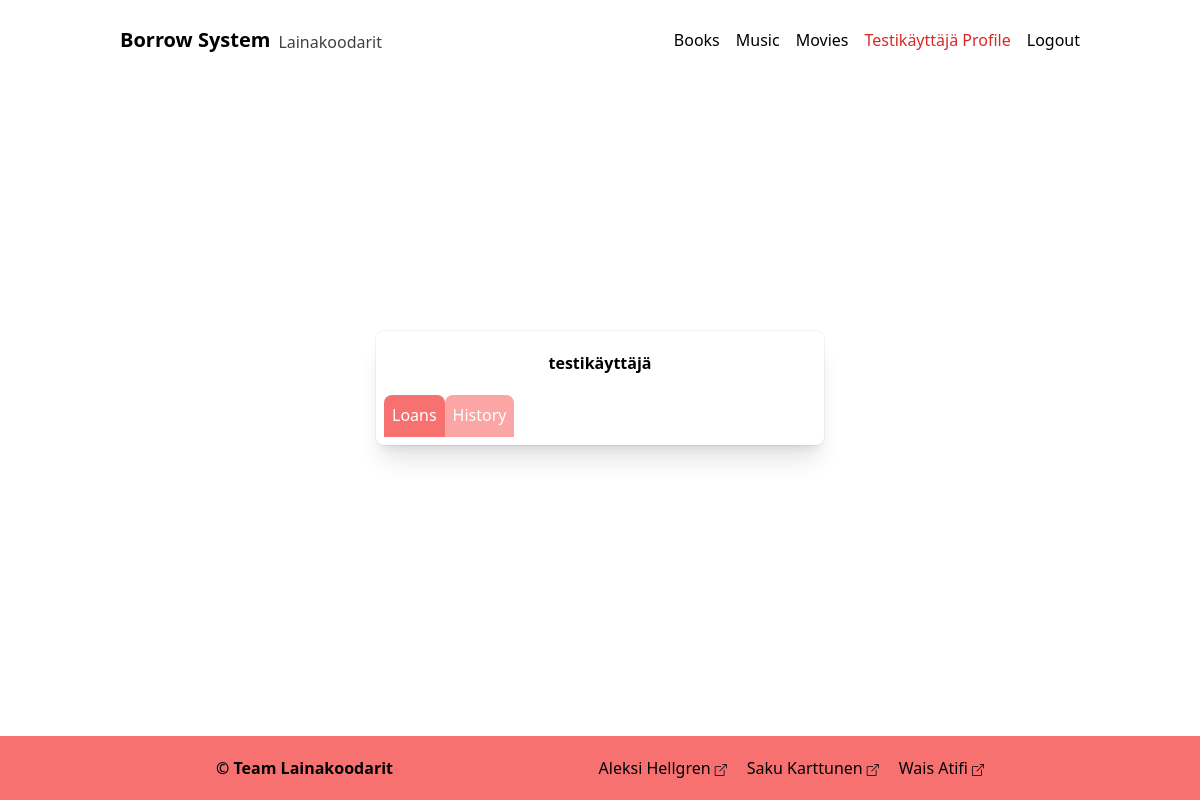
The page /account/profile/ (signed in) on the database as committed earlier.
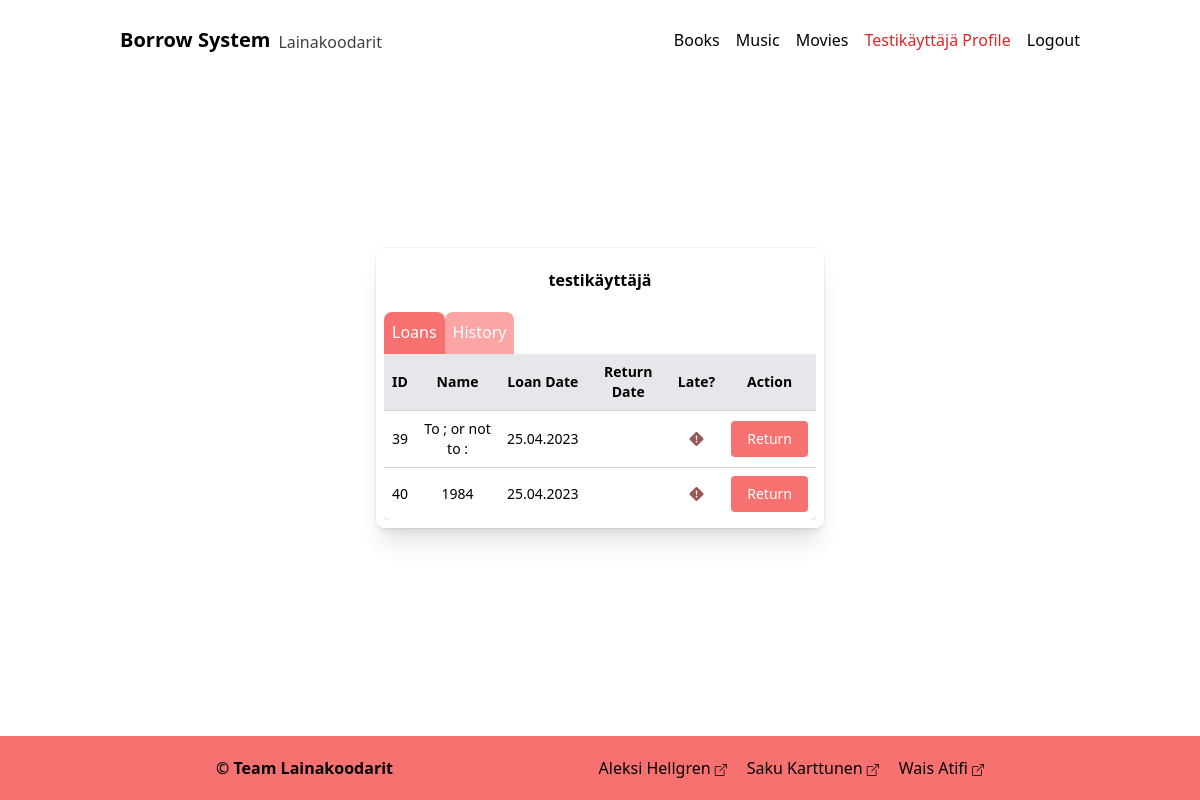
The same page on the database as committed later.
### borrow/models.py (models this page shows, shortened)
class Event(models.Model):
    user = models.ForeignKey(
        to=User, on_delete=models.CASCADE, default=None)
    product = models.ForeignKey(
        to=Product, on_delete=models.CASCADE, default=None)
    loaned_date = models.DateField(auto_now_add=True)
    return_date = models.DateTimeField(blank=True, null=True, editable=False)
    last_update = models.DateTimeField(auto_now=True)
    class Meta:
        ordering = ["-last_update"]

class Product(models.Model):
    name = models.CharField(max_length=50)
    genre = models.CharField(max_length=30)
    description = models.TextField(
        max_length=750, default="description not available")
    date_added = models.DateField(auto_now_add=True)
    author = models.ManyToManyField(Author)
    category = models.CharField(max_length=30)
    amount = models.SmallIntegerField(default=0)
    loaned_amount = models.SmallIntegerField(default=0, editable=False)
    genre = models.CharField(max_length=30, blank=True, null=True)
    language = models.CharField(max_length=30, blank=True, null=True)
    image = models.ImageField(
        upload_to="images/", blank=True, null=True)
    thumbnail = models.CharField(
        max_length=75, blank=True, null=True, editable=False)
    class Meta:
        ordering = ["name"]

### account/views.py (the view)
# urls.py: path('profile/', UserProfileView.as_view(), name='profile'),
class UserProfileView(LoginRequiredMixin, DetailView):
    model = UserProfile
    template_name = 'profile/user_profile.html'
    context_object_name = 'profile'
    def get_object(self, queryset=None):
        return self.request.user.userprofile
    def get_context_data(self, **kwargs):
        context = super().get_context_data(**kwargs)
        context['user_loans'] = Event.objects.filter(user=self.request.user)
        return context

### borrow/templates/profile/user_profile.html (shortened to what this page needs)
{% extends "base.html" %}
{% block scripts %}
    {% load static %}
{% endblock %}
{% block content %}
<div class="relative bg-white p-2 shadow-xl ring-1 ring-gray-900/5 sm:mx-auto sm:max-w-md sm:rounded-lg mb-10">
    <div class="text-center font-bold mb-5 ">
        {% if user.is_staff %}
        <h1>Hi {{ user.username}}!</h1>
        <p>Edit page from the admin page.</p>
        {% else %}
        <div class="mt-3">
            <h1>{{ user.username }}</h1>
        </div>
    </div>
    <div>
        <ul class="flex list-none flex-row flex-wrap border-b-0 pl-0 " id="tabs-tab3" role="tablist" data-te-nav-ref>
            <li role="presentation">
                <a href="#tabs-home3"
                class=" inline-block p-2 border-b-2 border-transparent bg-red-400 text-white rounded-t-lg hover:underline hover:bg-red-400"
                id="tabs-home-tab3" data-te-toggle="pill" data-te-target="#tabs-home3" data-te-nav-active role="tab"
                aria-controls="tabs-home3" aria-selected="true">Loans</a>
            </li>
            <li role="presentation">
                <a href="#tabs-profile3"
                    class="inline-block p-2 border-b-2 border-transparent bg-red-300 text-white rounded-t-lg hover:underline hover:bg-red-400"
                    id="tabs-profile-tab3" data-te-toggle="pill" data-te-target="#tabs-profile3" role="tab"
                    aria-controls="tabs-profile3" aria-selected="false">History</a>
            </li>
        </ul>
    </div>
    <div class="h-[height-value] overflow-y-auto">
        <div class="hidden opacity-100 transition-opacity duration-150 ease-linear data-[te-tab-active]:block"
            id="tabs-home3" role="tabpanel" data-te-tab-active aria-labelledby="tabs-home-tab3">
            <div class="container px-2 sm:px-0 text-center">
                {% for event in user_loans reversed %}
                                    {% if forloop.first %}
                <table class=" w-full bg-white rounded-lg shadow-md text-sm mx-auto">
                    <thead class="bg-gray-200">
                        <tr>
                            <th class="p-2">ID</th>
                            <th class="p-2">Name</th>
                            <th class="p-2">Loan Date</th>
                            <th class="p-2">Return Date</th>
                            <th class="p-2">Late?</th>
                            <th class="p-2">Action</th>
                        </tr>
                    </thead>
                    {% endif %}
                    <tbody>
                {% if event.return_date == None %}
                        <tr class="border-t border-gray-300 ">
                            <td class="p-2">{{ event.id }}</td>
                            <td class="p-2"> {{ event.product.name }}</td>
                            <td class="p-2">{{ event.loaned_date|date:"d.m.Y" }}</td>
                            <td class="p-2">{{ event.return_date|date:"d.m.Y" }}</td>
                            <td class="p-2"><i class="bi bi-exclamation-diamond-fill" style="color: #9b5656;"></i>
                            </td>
                            <td class="p-2">
                                <form method="post" action="{% url 'account:return_loan' %}">
                                    <button type="submit"
                                        class="bg-red-400 text-white py-2 px-4 rounded">Return</button>
                            </td>
                        </tr>
                        {% endif %}
                        {% endfor %}
                    </tbody>
                </table>
            </div>
        </div>
    </div>
    {% endif %}
</div>
{% endblock %}

Rows that differ between the two databases and show on the page:
added Event: shows "ID", id "39", product.name "To ; or not to :", loaned_date "25.04.2023"
added Event: id "40", product.name "1984", loaned_date "25.04.2023"
